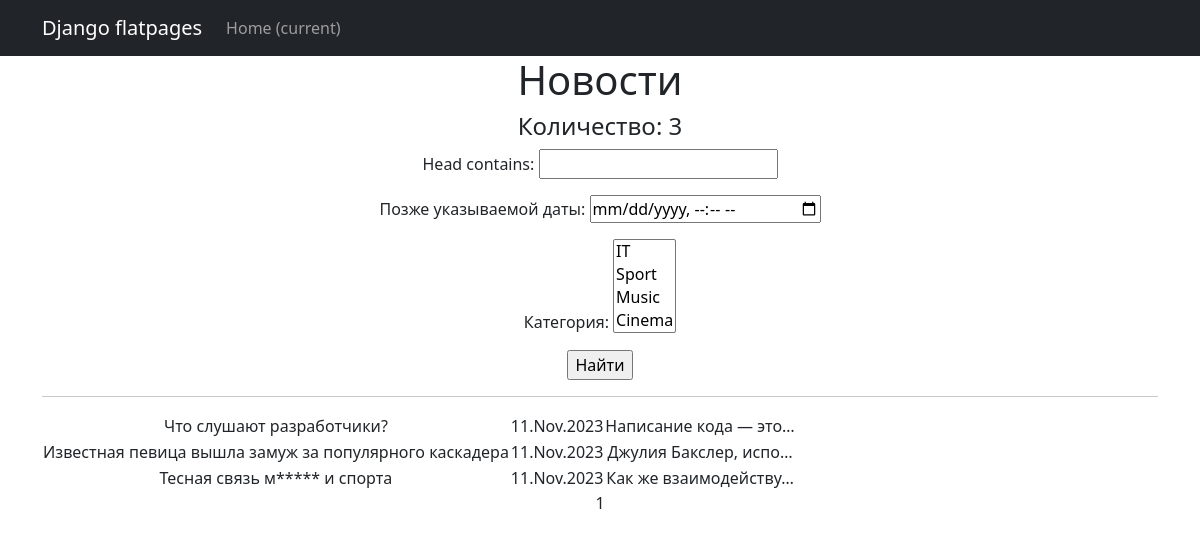
Page /news/ (signed in) on the earlier database version.
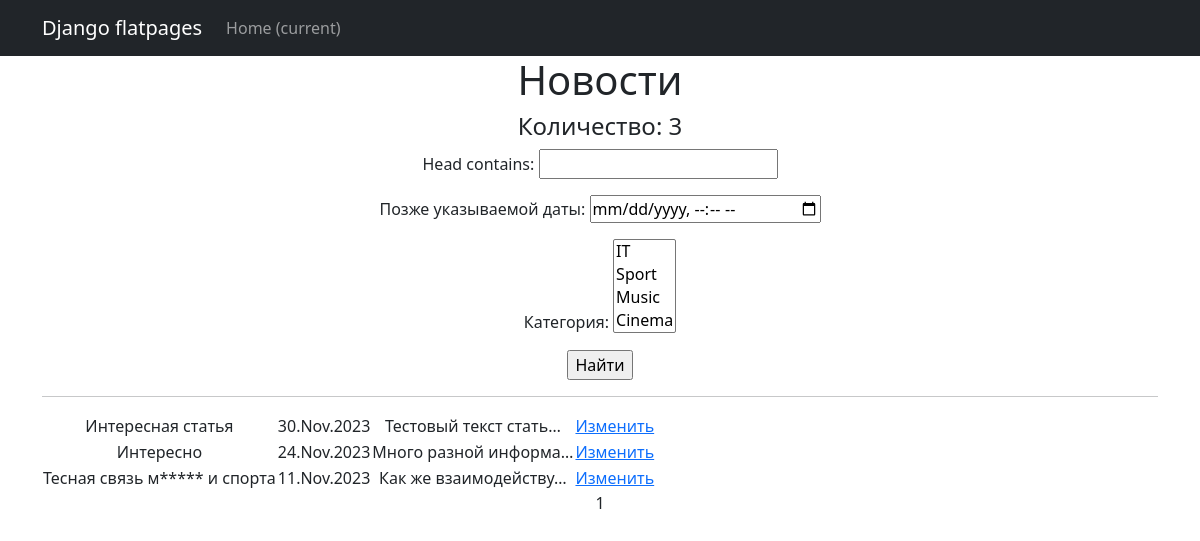
Same page on the later database version.
### news/models.py (models this page shows, shortened)
class Post(models.Model):
    author = models.ForeignKey(Author, on_delete=models.CASCADE)
    NEWS = 'NW'
    ARTICLE = 'AR'
    CATEGORY_CHOICE = (
        (NEWS, 'Новость'),
        (ARTICLE, 'Статья')
    )
    post_choice = models.CharField(max_length=2, choices=CATEGORY_CHOICE, default=NEWS)
    date_time = models.DateTimeField(auto_now_add=True)
    choice_category = models.ManyToManyField(Category, through="PostCategory")
    head = models.CharField(max_length=128)
    text = models.TextField()
    rating = models.IntegerField(default=0)

### news/views.py (the view)
# urls.py: path('', PostList.as_view(), name='post_list'),
class PostList(ListView):
    model = Post
    ordering = '-date_time'
    template_name = 'news.html'
    context_object_name = 'news'
    paginate_by = 10
    def get_queryset(self):
        queryset = super().get_queryset()
        self.filterset = PostFilter(self.request.GET, queryset)
        return self.filterset.qs
    def get_context_data(self, **kwargs):
        context = super().get_context_data(**kwargs)
        context['filterset'] = self.filterset
        return context

### news/models.py (called while the page is built)
    def __str__(self):
        return self.name_category

### news/templatetags/custom_filters.py (called while the page is built)
@register.filter
def censor(text):
    if type(text) == str:
        text = text.split()
        for i, word in enumerate(text):
            if word in words:
                text[i] = word[0] + '*' * len(word[1:])
        return ' '.join(text)
    else:
        return "Ошибка!"

### templates/news.html (shortened to what this page needs)
{% extends 'flatpages/default.html' %}
{% load custom_filters %}
{% load custom_tags %}
{% block content %}
    <h1>Новости</h1>
    <h4>Количество: {{ news|length }}</h4>
    <form action="" method="get">
        {{ filterset.form.as_p }}
       <input type="submit" value="Найти" />
   </form>
    <hr>
    {% if news %}
        <table>
            {% for one_news in news %}
                <tr>
                    <td>{{ one_news.head|censor }}</td>
                    <td>{{ one_news.date_time|date:'d.M.Y' }}</td>
                    <td>{{ one_news.text|truncatechars:21|censor}}</td>
                    <td>
                        {% if one_news.post_choice == 'NW' %}
                            {% if perms.news.change_post %}
                            <a href="{% url 'news_update' one_news.id %}">Изменить</a>
                            {% endif %}
                            {% if perms.news.delete_post %}
                            <a href="{% url 'news_delete' one_news.id %}">Удалить</a>
                            {% endif %}
                        {% else %}
                            {% if perms.news.change_post %}
                            <a href="{% url 'articles_update' one_news.id %}">Изменить</a>
                            {% endif %}
                        {% endif %}
                    </td>
                </tr>
            {% endfor %}
        </table>
    {% else %}
        <h2>Новостей нет!</h2>
   {% endif %}
   {{ page_obj.number }}
{% endblock content %}

Differences in the rows shown:
removed Post: head|censor "Что слушают разработчики?", date_time "11.Nov.2023", text|censor "Написание кода — это…"
removed Post: head|censor "Известная певица вышла замуж за популярного каскадера", date_time "11.Nov.2023", text|censor "Джулия Бакслер, испо…"
added Post: head|censor "Интересная статья", date_time "30.Nov.2023", text|censor "Тестовый текст стать…", post_choice "Изменить"
added Post: head|censor "Интересно", date_time "24.Nov.2023", text|censor "Много разной информа…", post_choice "Изменить"
shown differently, row unchanged: Post "Тесная связь м***** и спорта": now shows "Изменить"
